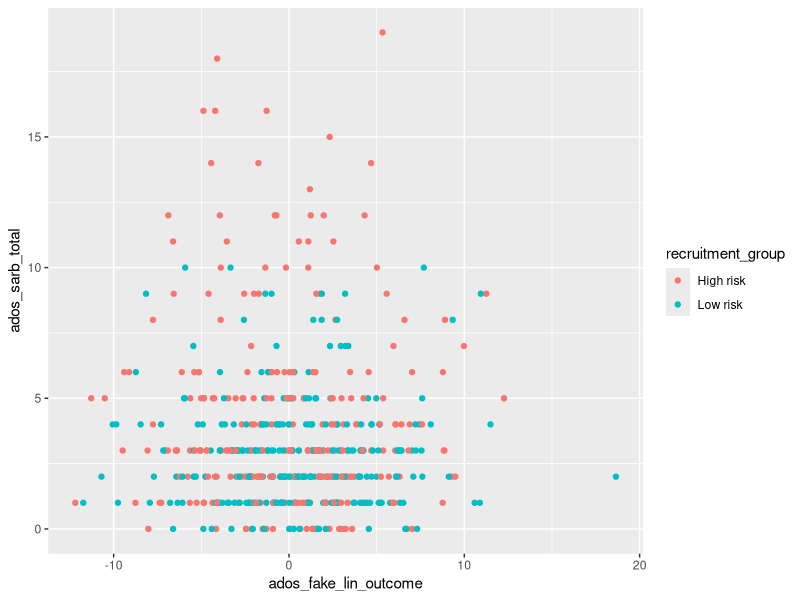
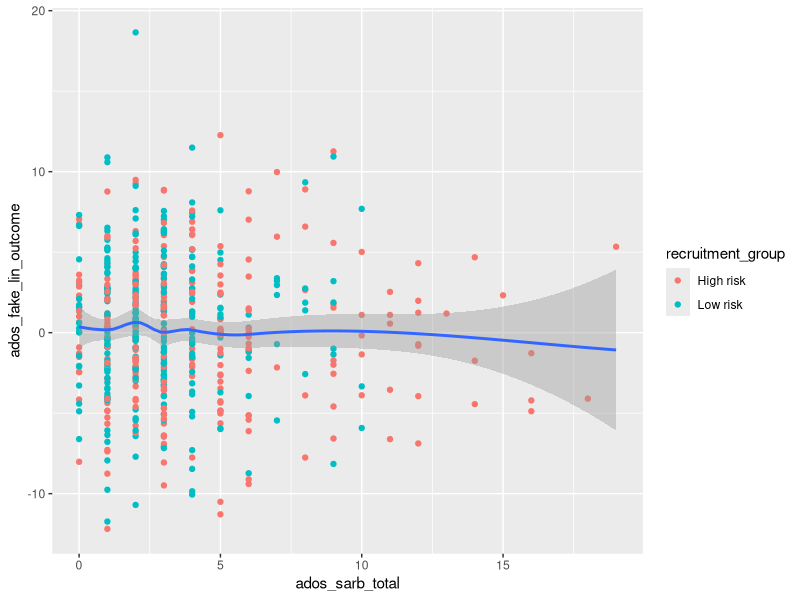
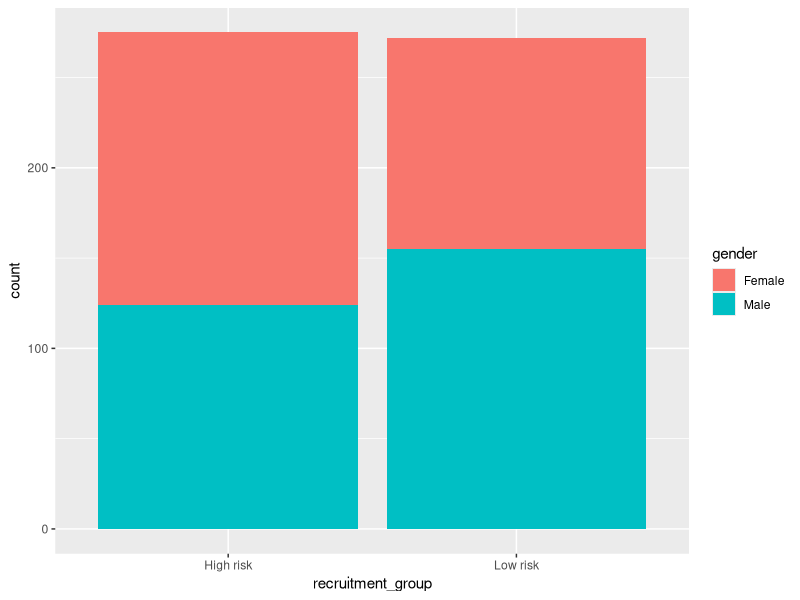
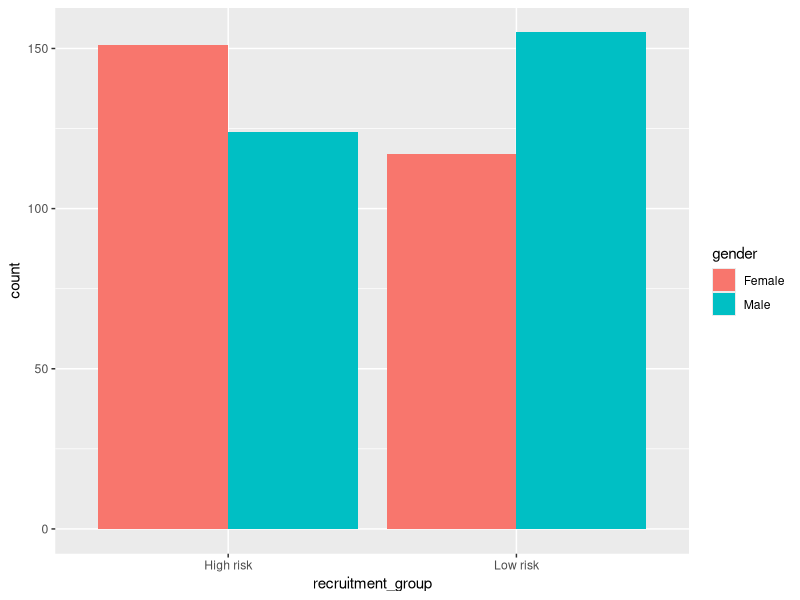
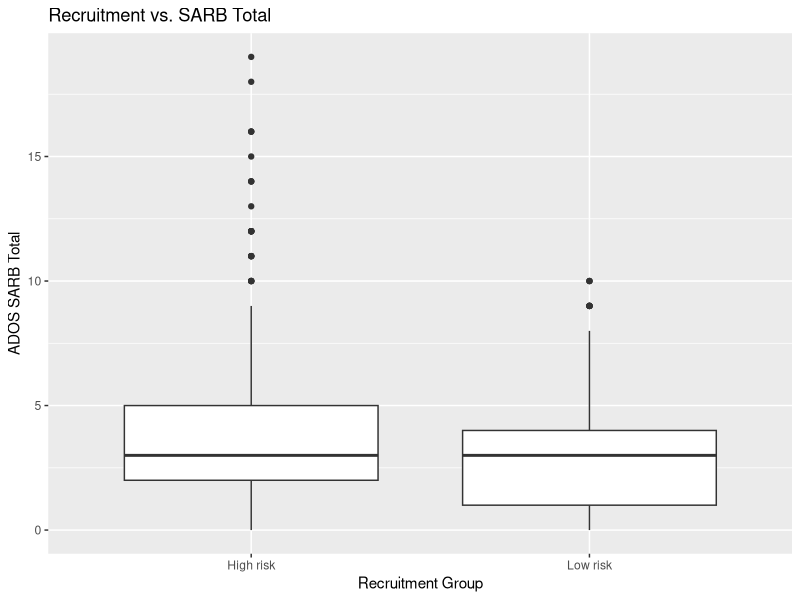
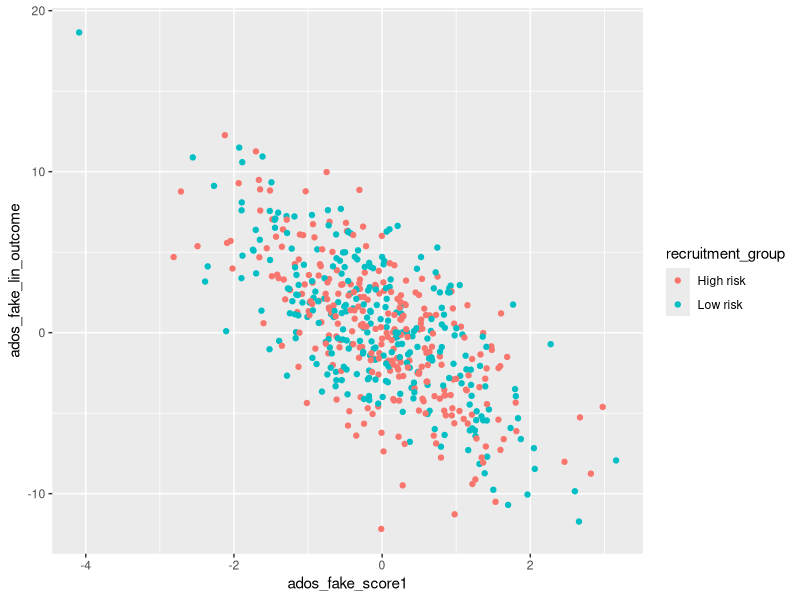

These figures' R source, in order:
#-----------------------------------------------------------------------------#
#### Read in Data to Start ####
#-----------------------------------------------------------------------------#


# Our input data will be a scored version of the artificial ADOS Module 2dataset
# with some fake columns to demonstrate how to use R 
# to perform specific data analyses.

### Resources

# This lesson largely borrowed and used the material in this book:
# [R for Data Science](https://r4ds.had.co.nz/)


adosm2 <- read.csv('./datasets/adosm2_scored.csv', 
                   stringsAsFactors = FALSE)

#-----------------------------------------------------------------------------#
#### Data Visualization with ggplot ####
#-----------------------------------------------------------------------------#
# if library not already installed,
# install.packages("ggplot2")
library("ggplot2")

### Plotting points
ggplot(data = adosm2) + 
  geom_point(mapping = aes(x = ados_fake_lin_outcome, 
                           y = ados_sarb_total, 
                           color = recruitment_group))

# ggplot() will create a coordinate system you can add layers on top of
# it takes in the dataset to use in the graph with the `data` parameter

# geom_point() is the extra layer we are adding on the coordinate system, 
# so we are adding points to it

# the mapping argument will define how variables in your data will be **mapped**
# to a visual property

# The aes() argument within marks what piece of your dataset will map to
# the x or y axes, or even colors or fills.


#-----------------------------------------------------------------------------#
### Plotting with Points and Smooth
#-----------------------------------------------------------------------------#
ggplot(data = adosm2, 
       mapping = aes(x = ados_sarb_total, y = ados_fake_lin_outcome)) + 
  geom_point(mapping = aes(color = recruitment_group)) + 
  geom_smooth()

# We can plot points with smooth line: adding another layer with + geom_smooth()
# The first layer takes in our adosm2 dataset,
#    and maps the ados_sarb_total to the x axes
#    and the ados_fake_lin_outcome to the y axes

# The second layer plots points using the mapping of the first layer, but in addition adds color to the points by recruitment group
# The third layer uses the mapping of the first layer, so does not need any additional arguments

# We can similarly create bar plots and box plots using the same syntax, but with `geom_bar()` and `geom_boxplot()`

#-----------------------------------------------------------------------------#
#### Bar Plots
#-----------------------------------------------------------------------------#

### Bar plot with Colors
ggplot(data = adosm2) + 
  geom_bar(mapping = aes(x = recruitment_group, fill = gender))


### Bar plot with separated colors and positions
ggplot(data = adosm2) + 
  geom_bar(mapping = aes(x = recruitment_group, fill = gender), 
           position = "dodge")

### Box Plots with labels
ggplot(data = adosm2, mapping = aes(x = recruitment_group, y = ados_sarb_total)) +
  geom_boxplot() + labs(x = "Recruitment Group",
                        y = "ADOS SARB Total",
                        title = 'Recruitment vs. SARB Total')

## Template for graphing

# ggplot(data = <DATA>) + 
#   <GEOM_FUNCTION>(mapping = aes(<MAPPINGS>))



#### Problem 1: 
# Create a ggplot of the adosm2's 
# 1. ados_fake_score1 as the x axis
# 2. ados_fake_lin_outcome as the y axis
# 3. colored by recruitment group
# 4. and with the visual property of points with geom_point()













# Solution Below






ggplot(data = adosm2) +
  geom_point(mapping = aes(
    x = ados_fake_score1,
    y = ados_fake_lin_outcome,
    color = recruitment_group
  ))
